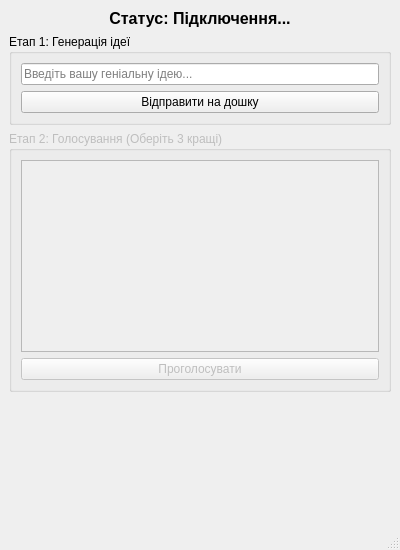
<?xml version="1.0" encoding="UTF-8"?>
<ui version="4.0">
 <class>StudentWindow</class>
 <widget class="QMainWindow" name="StudentWindow">
  <property name="geometry">
   <rect>
    <x>0</x>
    <y>0</y>
    <width>400</width>
    <height>550</height>
   </rect>
  </property>
  <property name="windowTitle">
   <string>Student (Студент)</string>
  </property>
  <widget class="QWidget" name="centralwidget">
   <layout class="QVBoxLayout" name="verticalLayout">
    <item>
     <widget class="QLabel" name="lblStatus">
      <property name="font">
       <font>
        <pointsize>12</pointsize>
        <bold>true</bold>
       </font>
      </property>
      <property name="text">
       <string>Статус: Підключення...</string>
      </property>
      <property name="alignment">
       <set>Qt::AlignmentFlag::AlignCenter</set>
      </property>
     </widget>
    </item>
    <item>
     <widget class="QGroupBox" name="groupGeneration">
      <property name="title">
       <string>Етап 1: Генерація ідеї</string>
      </property>
      <layout class="QVBoxLayout" name="verticalLayout_2">
       <item>
        <widget class="QLineEdit" name="lnIdea">
         <property name="placeholderText">
          <string>Введіть вашу геніальну ідею...</string>
         </property>
        </widget>
       </item>
       <item>
        <widget class="QPushButton" name="btnSubmit">
         <property name="text">
          <string>Відправити на дошку</string>
         </property>
        </widget>
       </item>
      </layout>
     </widget>
    </item>
    <item>
     <widget class="QGroupBox" name="groupVoting">
      <property name="enabled">
       <bool>false</bool>
      </property>
      <property name="title">
       <string>Етап 2: Голосування (Оберіть 3 кращі)</string>
      </property>
      <layout class="QVBoxLayout" name="verticalLayout_3">
       <item>
        <widget class="QListWidget" name="listCandidates">
         <property name="selectionMode">
          <enum>QAbstractItemView::SelectionMode::MultiSelection</enum>
         </property>
        </widget>
       </item>
       <item>
        <widget class="QPushButton" name="btnVote">
         <property name="enabled">
          <bool>false</bool>
         </property>
         <property name="text">
          <string>Проголосувати</string>
         </property>
        </widget>
       </item>
      </layout>
     </widget>
    </item>
    <item>
     <spacer name="verticalSpacer">
      <property name="orientation">
       <enum>Qt::Orientation::Vertical</enum>
      </property>
      <property name="sizeHint" stdset="0">
       <size>
        <width>20</width>
        <height>40</height>
       </size>
      </property>
     </spacer>
    </item>
   </layout>
  </widget>
  <widget class="QMenuBar" name="menubar">
   <property name="geometry">
    <rect>
     <x>0</x>
     <y>0</y>
     <width>400</width>
     <height>25</height>
    </rect>
   </property>
  </widget>
  <widget class="QStatusBar" name="statusbar"/>
 </widget>
 <resources/>
 <connections/>
</ui>
